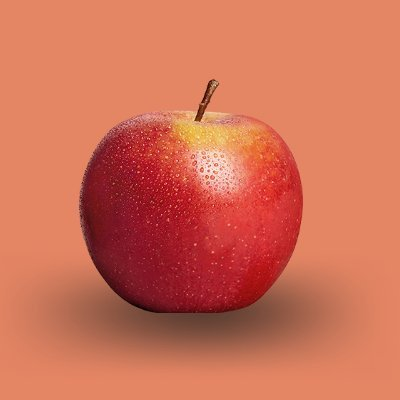
#> input picture resources/Manzana.jpg, 400 x 400 px
$ python Ejercicio5.py
#> lines starting #> are read from the running program, lines starting #| are printed output that depends on the picture; after the words box and inside, x2 and y2 are one past the last pixel; in counts of white or black regions, pixels touching at a corner belong together
# Crear un código en Python para que permita juntar segmentar la imagen (Manzana.jpg) que se encuentra en la carpeta drive proporcionada en clase.

import cv2
import numpy as np
import matplotlib.pyplot as plt

# Cargamos la imagen
image = cv2.imread('resources/Manzana.jpg', cv2.IMREAD_GRAYSCALE)
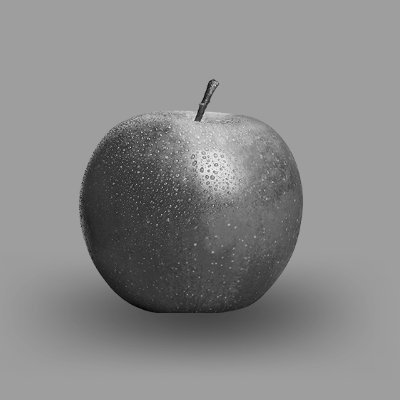
#> image: shape (400, 400); min 3, max 248, mean 137.3

# Aplicar filtro Gaussiano para reducir el ruido
image = cv2.GaussianBlur(image, (5, 5), 0)

# Detectar los bordes usando Canny
edges = cv2.Canny(image, threshold1=30, threshold2=100)
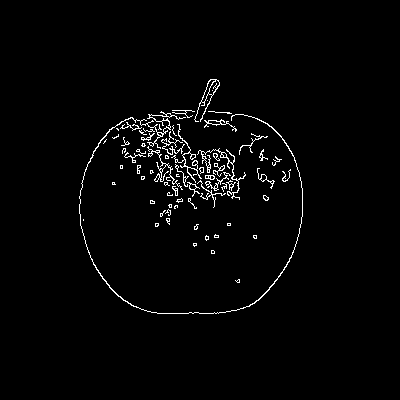
#> edges: shape (400, 400); 2.1% white in thin lines or dots, all inside (x1, y1, x2, y2) = (79, 79, 303, 314)

# Crear una máscara con los bordes detectados
mask = np.zeros_like(image)
mask[edges > 0] = 255

# Aplicar la máscara a la imagen original
segmented = cv2.bitwise_and(image, image, mask=mask)
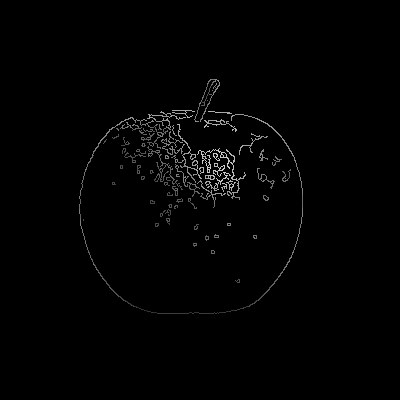
#> segmented: shape (400, 400); min 0, max 218, mean 2.6

# Guardar la imagen segmentada
cv2.imwrite('result/Manzana_resultado.jpg', segmented)

print ("")
print("✅ Imagen segmentada correctamente | 💾 Guardada en result")
print ("")

plt.imshow(segmented)
plt.show()
# https://programacionpython80889555.wordpress.com/2021/05/18/eliminar-fondo-de-una-imagen-en-python-con-opencv/
